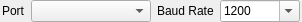
<?xml version="1.0" encoding="UTF-8"?>
<ui version="4.0">
 <class>SerialPort</class>
 <widget class="QWidget" name="SerialPort">
  <property name="geometry">
   <rect>
    <x>0</x>
    <y>0</y>
    <width>300</width>
    <height>20</height>
   </rect>
  </property>
  <layout class="QHBoxLayout" name="horizontalLayout_1">
   <property name="leftMargin">
    <number>2</number>
   </property>
   <property name="topMargin">
    <number>0</number>
   </property>
   <property name="rightMargin">
    <number>2</number>
   </property>
   <property name="bottomMargin">
    <number>0</number>
   </property>
   <item>
    <widget class="QLabel" name="labelPort">
     <property name="sizePolicy">
      <sizepolicy hsizetype="Fixed" vsizetype="Preferred">
       <horstretch>0</horstretch>
       <verstretch>0</verstretch>
      </sizepolicy>
     </property>
     <property name="text">
      <string>Port</string>
     </property>
    </widget>
   </item>
   <item>
    <widget class="QComboBox" name="portNameBox">
     <property name="sizePolicy">
      <sizepolicy hsizetype="Fixed" vsizetype="Fixed">
       <horstretch>0</horstretch>
       <verstretch>0</verstretch>
      </sizepolicy>
     </property>
     <property name="minimumSize">
      <size>
       <width>120</width>
       <height>0</height>
      </size>
     </property>
     <property name="maximumSize">
      <size>
       <width>120</width>
       <height>16777215</height>
      </size>
     </property>
     <property name="styleSheet">
      <string notr="true">QComboBox { width: 120px }</string>
     </property>
    </widget>
   </item>
   <item>
    <widget class="QLabel" name="labelBaudRate">
     <property name="sizePolicy">
      <sizepolicy hsizetype="Fixed" vsizetype="Preferred">
       <horstretch>0</horstretch>
       <verstretch>0</verstretch>
      </sizepolicy>
     </property>
     <property name="text">
      <string>Baud Rate</string>
     </property>
    </widget>
   </item>
   <item>
    <widget class="QComboBox" name="baudRateBox">
     <property name="sizePolicy">
      <sizepolicy hsizetype="Fixed" vsizetype="Fixed">
       <horstretch>0</horstretch>
       <verstretch>0</verstretch>
      </sizepolicy>
     </property>
     <property name="minimumSize">
      <size>
       <width>80</width>
       <height>0</height>
      </size>
     </property>
     <property name="maximumSize">
      <size>
       <width>80</width>
       <height>16777215</height>
      </size>
     </property>
     <property name="focusPolicy">
      <enum>Qt::ClickFocus</enum>
     </property>
     <property name="styleSheet">
      <string notr="true">QComboBox { width: 80px }</string>
     </property>
     <property name="editable">
      <bool>true</bool>
     </property>
     <property name="currentText">
      <string notr="true">1200</string>
     </property>
     <property name="maxVisibleItems">
      <number>20</number>
     </property>
     <item>
      <property name="text">
       <string notr="true">1200</string>
      </property>
     </item>
     <item>
      <property name="text">
       <string notr="true">2400</string>
      </property>
     </item>
     <item>
      <property name="text">
       <string notr="true">4800</string>
      </property>
     </item>
     <item>
      <property name="text">
       <string notr="true">9600</string>
      </property>
     </item>
     <item>
      <property name="text">
       <string notr="true">14400</string>
      </property>
     </item>
     <item>
      <property name="text">
       <string notr="true">19200</string>
      </property>
     </item>
     <item>
      <property name="text">
       <string notr="true">28800</string>
      </property>
     </item>
     <item>
      <property name="text">
       <string notr="true">38400</string>
      </property>
     </item>
     <item>
      <property name="text">
       <string notr="true">57600</string>
      </property>
     </item>
     <item>
      <property name="text">
       <string notr="true">115200</string>
      </property>
     </item>
     <item>
      <property name="text">
       <string notr="true">230400</string>
      </property>
     </item>
     <item>
      <property name="text">
       <string notr="true">460800</string>
      </property>
     </item>
    </widget>
   </item>
  </layout>
 </widget>
 <resources/>
 <connections/>
</ui>
